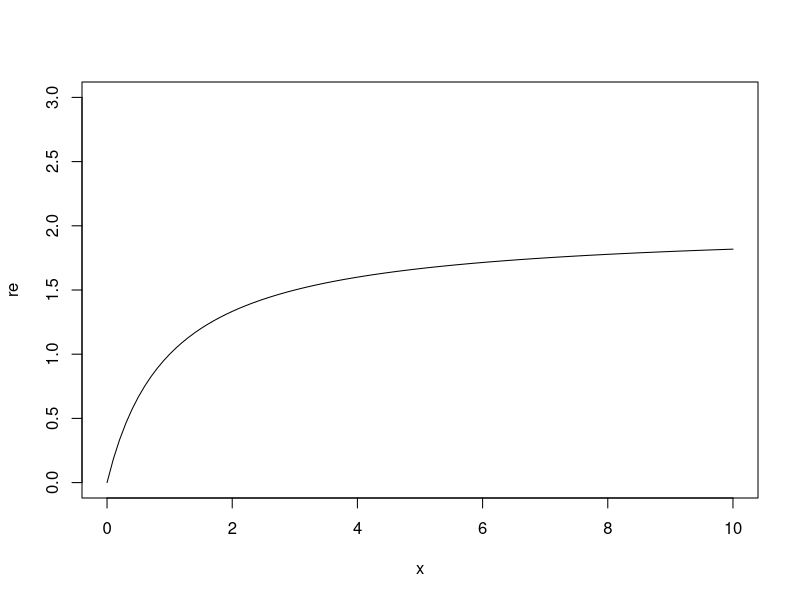
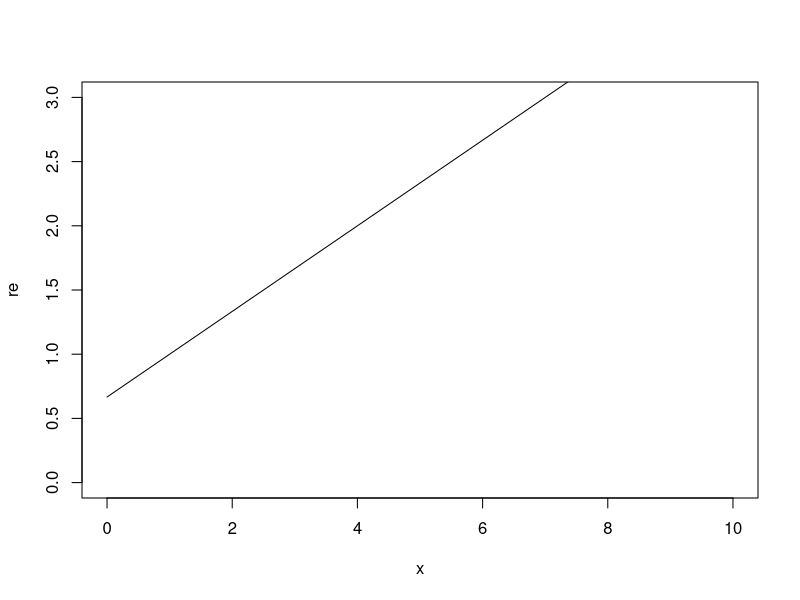

Write the R code that produced these figures, in order.
#example 1a)
re=function(n){2*n/(n+1)}
plot(re,from = 0,to = 10,ylim =c(0,3) )

#example 1b)
re=function(n){(n+2)/3}
plot(re,from = 0,to = 10,ylim =c(0,3) )
re(25)

